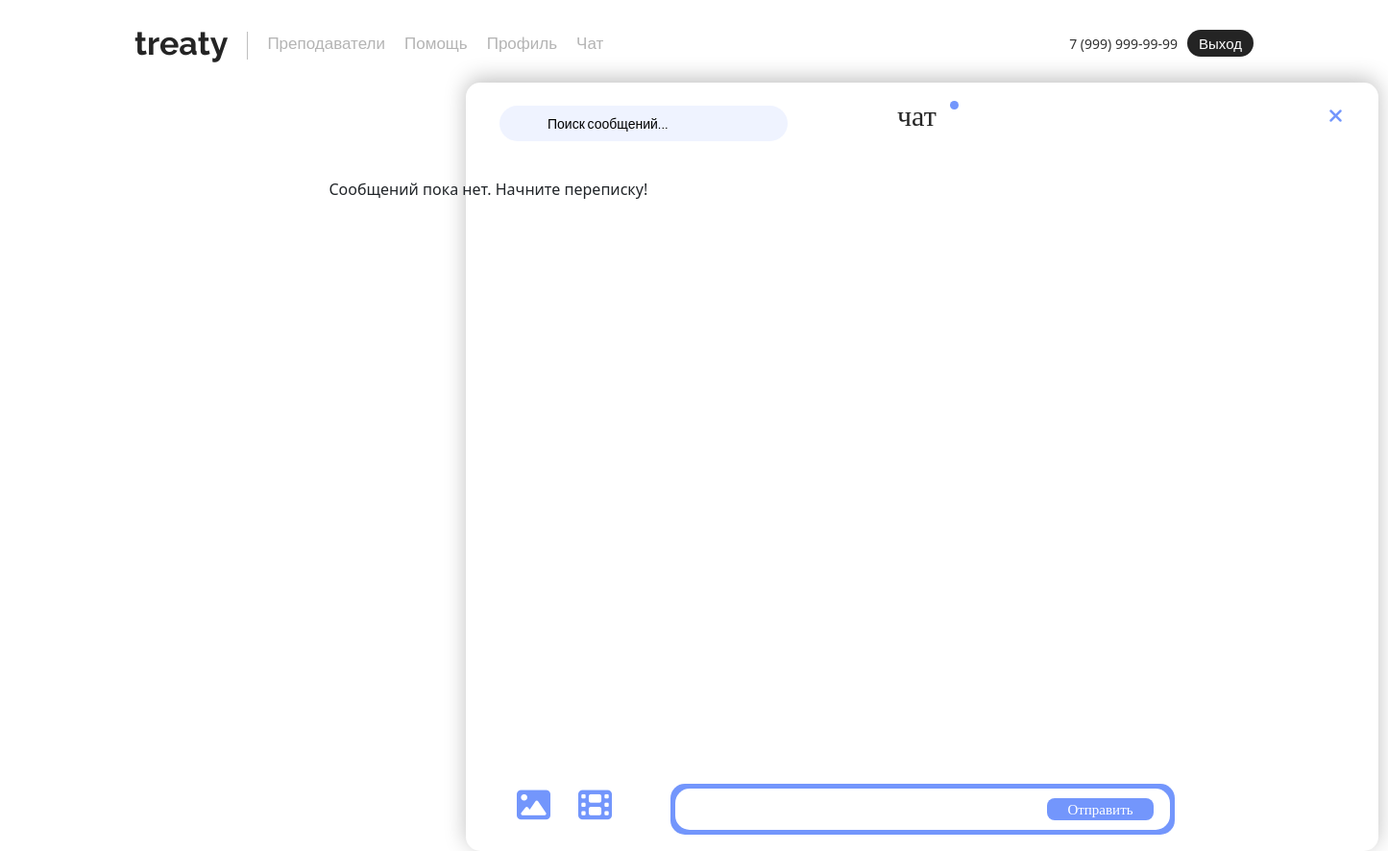
/chats/chat/10/ (signed in), run on an earlier commit of the app's database.
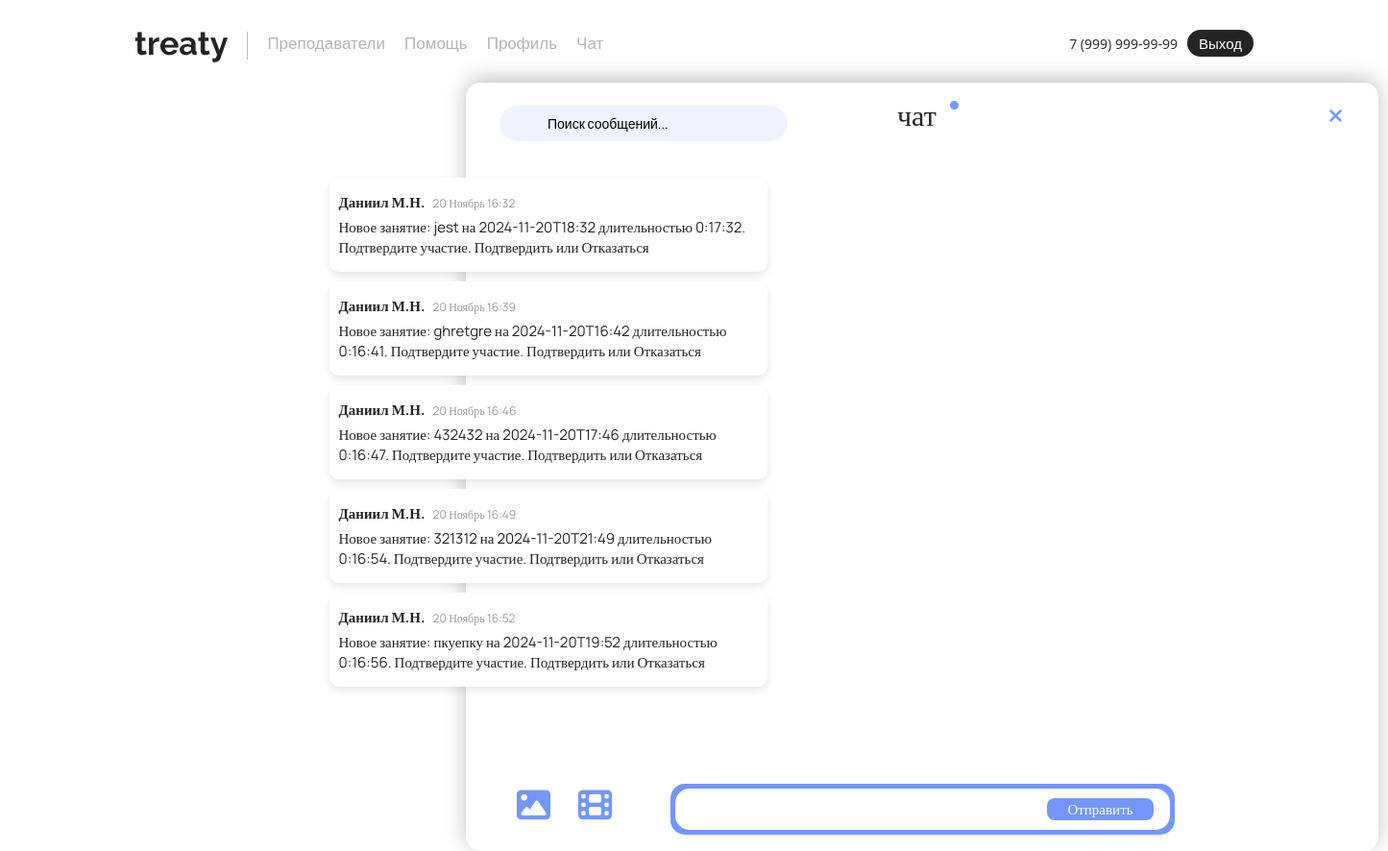
And on a later commit of the database.
### chat/models.py (models this page shows, shortened)
class Message(models.Model):
    sender = models.ForeignKey(CustomUser, on_delete=models.CASCADE, related_name="sent_messages")
    receiver = models.ForeignKey(CustomUser, on_delete=models.CASCADE, related_name="received_messages")
    content = models.TextField()
    timestamp = models.DateTimeField(auto_now_add=True)
    image = models.ImageField(upload_to="message_images/", null=True, blank=True)
    video = models.FileField(upload_to="message_videos/", null=True, blank=True)

### main/models.py (models this page shows, shortened)
class CustomUser(AbstractUser):
    username = None
    email = models.EmailField(unique=True)
    birthday = models.DateField(null=True, blank=True)
    phone = models.CharField(max_length=15, blank=True)
    contact = models.CharField(max_length=50, blank=True)
    last_name = models.CharField(max_length=150, blank=False)  # Фамилия
    first_name = models.CharField(max_length=150, blank=False)  # Имя
    middle_name = models.CharField(max_length=150, blank=False)  # Отчество
    avatar = models.ImageField(upload_to='avatars/', null=True, blank=True)
    is_active = models.BooleanField(default=True)
    is_staff = models.BooleanField(default=False)
    is_superuser = models.BooleanField(default=False)
    date_joined = models.DateTimeField(default=timezone.now)
    USERNAME_FIELD = 'email'
    REQUIRED_FIELDS = []
    objects = CustomUserManager()
    def get_display_name(self):
        return f"{self.first_name} {self.last_name[0]}.{self.middle_name[0]}."

### chat/views.py (the view, shortened to what this page needs)
# urls.py: path('', views.chat_view, name='chats'),
@login_required
def chat_view(request, receiver_id):
    try:
        receiver = CustomUser.objects.get(id=receiver_id)
    except CustomUser.DoesNotExist:
        return redirect("chat_list_view")
    messages = Message.objects.filter(
        (Q(sender=request.user) & Q(receiver=receiver) & ~Q(content__icontains="Для Вас назначено новое занятие!")) |
        (Q(sender=receiver) & Q(receiver=request.user))
    ).order_by("timestamp")
    lessons = Lesson.objects.filter(
        Q(teacher=request.user, student=receiver) |
        Q(teacher=receiver, student=request.user)
    ).order_by("date_time")
    lessons_count = lessons.count()
    start_lesson_button = None
    end_lesson_button = None
    for lesson in lessons:
        if lesson.status == 'scheduled' and lesson.teacher == request.user:
            start_lesson_button = lesson  # Преподаватель может начать занятие
        elif lesson.status == 'in_progress' and lesson.teacher == request.user:
            end_lesson_button = lesson  # Преподаватель может завершить занятие
    confirm_lesson_id = request.GET.get("confirm_lesson")
    decline_lesson_id = request.GET.get("decline_lesson")
    return render(request, "main/chat_detail.html", {
        "messages": messages,
        "receiver": receiver,
        "lessons": lessons,  # Передаем список всех занятий
        "lessons_count": lessons_count,  # Передаем количество занятий
        "start_lesson_button": start_lesson_button,
        "end_lesson_button": end_lesson_button
    })

### chat/templates/main/chat_detail.html (shortened to what this page needs)
{% extends 'main/layout.html' %}
{% load static %}
{% block style %}
<link rel="stylesheet" href="{% static 'main/css/chat.css' %}">
{% endblock %}
{% block content %}
<div><input type="text" id="searchInput" placeholder="Поиск сообщений..." class="searchM2" onkeyup="filterSearch()">
</div>
<div class="yourchatstext2">чат</div>
<div class="krujok2"></div>
<h2 class="username">{{ receiver.email }}</h2>
<div class="rectangle6"></div>
<a href="/chats/" class="close-chat-icon">
    <i class="fa fa-times" style="color: #7396FC; font-size: 20px;"></i>
</a>
<div id="chat-box">
    {% for message in messages %}
    <div class="message {% if message.sender == user %}sent{% else %}received{% endif %}">
        <p>
            <strong class="username2">{{ message.sender.get_display_name }}</strong>
            <small>{{ message.timestamp|date:"j F H:i" }}</small>
        </p>
        <p class="message-content">
            {{ message.content|safe }}
        </p>
    </div>
    {% empty %}
    <p>Сообщений пока нет. Начните переписку!</p>
    {% endfor %}
</div>
<form method="post" enctype="multipart/form-data">
    <button type="submit" class="startchat2">Отправить</button>
    <div class="message-textarea">
        <input name="content" required>
    </div>
    <div>
        <label for="image-input" style="cursor: pointer; position: absolute; top: 821px; left: 538px;">
            <i class="fa fa-image" style="color: #7396FC; font-size: 35px;"></i>
        </label>
        <label for="video-input" style="cursor: pointer; position: absolute; top: 821px; left: 602px;">
            <i class="fa fa-film" style="color: #7396FC; font-size: 35px;"></i>
        </label>
    </div>
</form>
{% endblock %}

### main/templates/main/layout.html (shortened to what this page needs)
{% load static %}
<!doctype html>
<html lang="en">
<head>
    <link rel="stylesheet" href="https://cdn.jsdelivr.net/npm/bootstrap@5.3.3/dist/css/bootstrap.min.css">
    <link rel="stylesheet" href="https://cdnjs.cloudflare.com/ajax/libs/font-awesome/6.6.0/css/all.min.css">
    <link rel="stylesheet"
          href="https://cdn.jsdelivr.net/npm/@fortawesome/fontawesome-free@6.6.0/css/fontawesome.min.css">
    <link rel="stylesheet" href="{% static 'main/css/nav.css' %}">
    <link rel="stylesheet" href="{% static 'main/css/main.css' %}">
    <link rel="stylesheet" href="{% static 'main/css/reglog.css' %}">
    {% block style %}
    {% endblock %}
</head>
<body>
<header>
    <div class="navbarg">
        <div class="navbar-brandg">
            <a href="{% url 'home' %}" class="brand-logog">treaty</a>
        </div>
        <nav class="navbar-menug" id="navbarMenu">
            <a href="{% url 'catalog2_home' %}" class="nav-linkg">Преподаватели</a>
            <a href="{% url 'help' %}" class="nav-linkg">Помощь</a>
            <a href="{% url 'profile' %}" class="nav-linkg">Профиль</a>
            <a href="{% url 'chats' %}" class="nav-linkg">Чат</a>
        </nav>
        <div class="col-4g">
            <span class="phone-numberg">7 (999) 999-99-99</span>
            {% if user.is_authenticated %}
            <button id="logoutBtn" class="logregbtng" onclick="logout()">Выход</button>
            {% else %}
            <button id="logregOpenBtn" class="logregbtng" onclick="toggleAuthModal()">Вход</button>
            {% endif %}
        </div>
    </div>
</header>
<main>
{% block content %}
{% endblock %}
</main>
</body>
</html>

### main/static/main/css/nav.css (style rules this page uses)
.navbarg { display: flex; align-items: center; justify-content: space-between; padding: 30px 140px; background-color: transparent; width: 100%; }
.navbar-brandg { display: flex; align-items: center; }
.brand-logog { margin-top: -5px; color: #242424; text-align: center; font-family: Raleway; font-size: 34px; font-style: normal; font-weight: 700; line-height: normal; transition: color 0.4s ease; text-decoration: none; position: relative; }
.brand-logog::after { content: ""; position: absolute; left: 50%; bottom: -13px; width: 0; height: 3px; background-color: black; transition: width 0.3s ease, left 0.3s ease, background-color 0.3s ease; transform: translateX(-50%); }
.navbar-menug { display: flex; gap: 20px; margin-top: 0px; margin-left: 20px; }
.nav-linkg { text-decoration: none; height: 23px; text-align: center; font-family: 'Manrope', sans-serif; color: #b4b4b4; font-size: 17px; letter-spacing: 0; line-height: 23px; transition: color 0.3s ease, transform 0.1s ease; font-weight: normal; }
.col-4g { margin-top: -5px; display: flex; align-items: center; gap: 10px; margin-left: auto; padding: 0; }
.phone-numberg { color: #333; font-size: 14px; }
.logregbtng { display: flex; align-items: center; justify-content: center; flex-shrink: 0; border-radius: 15px; width: 69px; height: 28px; color: white; background-color: #242424; border: none; box-shadow: none; transition: transform 0.3s ease, background-color 0.3s ease; font-family: 'Manrope', sans-serif; font-size: 15px; font-weight: 500; line-height: normal; cursor: pointer; }

### main/static/main/css/main.css (style rules this page uses)
body { overflow-x: hidden; min-height: 100%; position: relative; opacity: 0; padding-bottom: 100px; }
body.theme-loaded { opacity: 1; }

### main/static/main/css/reglog.css (style rules this page uses)
body { background-color: #ffffff !important; overflow-x: hidden; }

What changed in the data, as far as the page shows it:
added Message: sender.get_display_name "Даниил М.Н.", timestamp "20 Ноябрь 16:32", content "Новое занятие: jest на 2024-11-20T18:32 длительностью 0:17:32. Подтвердите участие. Подтвердить или Отказаться"
added Message: sender.get_display_name "Даниил М.Н.", timestamp "20 Ноябрь 16:39", content "Новое занятие: ghretgre на 2024-11-20T16:42 длительностью 0:16:41. Подтвердите участие. Подтвердить или Отказаться"
added Message: sender.get_display_name "Даниил М.Н.", timestamp "20 Ноябрь 16:46", content "Новое занятие: 432432 на 2024-11-20T17:46 длительностью 0:16:47. Подтвердите участие. Подтвердить или Отказаться"
added Message: sender.get_display_name "Даниил М.Н.", timestamp "20 Ноябрь 16:49", content "Новое занятие: 321312 на 2024-11-20T21:49 длительностью 0:16:54. Подтвердите участие. Подтвердить или Отказаться"
added Message: sender.get_display_name "Даниил М.Н.", timestamp "20 Ноябрь 16:52", content "Новое занятие: пкуепку на 2024-11-20T19:52 длительностью 0:16:56. Подтвердите участие. Подтвердить или Отказаться"
Also different on the page:
text no longer shown: "Сообщений пока нет. Начните переписку!"
